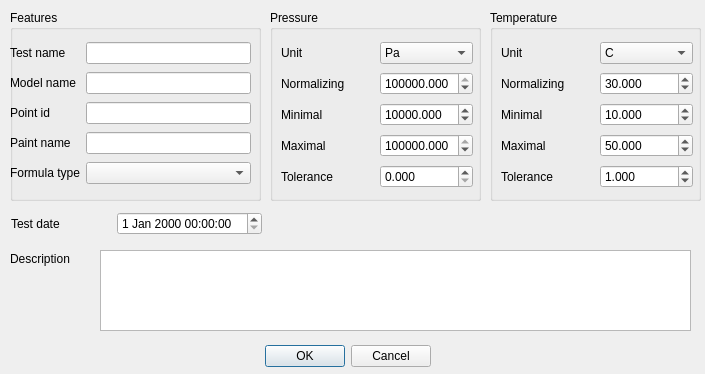
<?xml version="1.0" encoding="UTF-8"?>
<ui version="4.0">
 <class>PagePaintCalibrationNewProject</class>
 <widget class="QDialog" name="PagePaintCalibrationNewProject">
  <property name="geometry">
   <rect>
    <x>0</x>
    <y>0</y>
    <width>705</width>
    <height>374</height>
   </rect>
  </property>
  <property name="windowTitle">
   <string>Paint calibration new project</string>
  </property>
  <widget class="QDialogButtonBox" name="buttonBox">
   <property name="geometry">
    <rect>
     <x>250</x>
     <y>340</y>
     <width>181</width>
     <height>32</height>
    </rect>
   </property>
   <property name="orientation">
    <enum>Qt::Horizontal</enum>
   </property>
   <property name="standardButtons">
    <set>QDialogButtonBox::Cancel|QDialogButtonBox::Ok</set>
   </property>
  </widget>
  <widget class="QGroupBox" name="groupBoxTemperature">
   <property name="geometry">
    <rect>
     <x>490</x>
     <y>10</y>
     <width>211</width>
     <height>191</height>
    </rect>
   </property>
   <property name="layoutDirection">
    <enum>Qt::LeftToRight</enum>
   </property>
   <property name="title">
    <string>Temperature</string>
   </property>
   <widget class="QWidget" name="layoutWidget_2">
    <property name="geometry">
     <rect>
      <x>11</x>
      <y>30</y>
      <width>192</width>
      <height>155</height>
     </rect>
    </property>
    <layout class="QGridLayout" name="gridLayout_2">
     <item row="0" column="0">
      <widget class="QLabel" name="labelTemperatureUnit">
       <property name="text">
        <string>Unit</string>
       </property>
      </widget>
     </item>
     <item row="0" column="1">
      <widget class="QComboBox" name="comboBoxTemperatureUnit">
       <property name="maximumSize">
        <size>
         <width>101</width>
         <height>16777215</height>
        </size>
       </property>
       <item>
        <property name="text">
         <string>C</string>
        </property>
       </item>
       <item>
        <property name="text">
         <string>K</string>
        </property>
       </item>
       <item>
        <property name="text">
         <string>F</string>
        </property>
       </item>
      </widget>
     </item>
     <item row="1" column="0">
      <widget class="QLabel" name="labelTemperatureNormalizing">
       <property name="text">
        <string>Normalizing</string>
       </property>
      </widget>
     </item>
     <item row="1" column="1">
      <widget class="QDoubleSpinBox" name="doubleSpinBoxTemperatureNormalizing">
       <property name="maximumSize">
        <size>
         <width>101</width>
         <height>16777215</height>
        </size>
       </property>
       <property name="decimals">
        <number>3</number>
       </property>
       <property name="maximum">
        <double>9999000000.000000000000000</double>
       </property>
       <property name="singleStep">
        <double>0.100000000000000</double>
       </property>
       <property name="value">
        <double>30.000000000000000</double>
       </property>
      </widget>
     </item>
     <item row="2" column="0">
      <widget class="QLabel" name="labelTemperatureMinimal">
       <property name="text">
        <string>Minimal</string>
       </property>
      </widget>
     </item>
     <item row="2" column="1">
      <widget class="QDoubleSpinBox" name="doubleSpinBoxTemperatureMinimal">
       <property name="maximumSize">
        <size>
         <width>101</width>
         <height>16777215</height>
        </size>
       </property>
       <property name="decimals">
        <number>3</number>
       </property>
       <property name="minimum">
        <double>-272.000000000000000</double>
       </property>
       <property name="maximum">
        <double>9999000000.000000000000000</double>
       </property>
       <property name="singleStep">
        <double>0.100000000000000</double>
       </property>
       <property name="value">
        <double>10.000000000000000</double>
       </property>
      </widget>
     </item>
     <item row="3" column="0">
      <widget class="QLabel" name="labelTemperatureMaximal">
       <property name="text">
        <string>Maximal</string>
       </property>
      </widget>
     </item>
     <item row="3" column="1">
      <widget class="QDoubleSpinBox" name="doubleSpinBoxTemperatureMaximal">
       <property name="maximumSize">
        <size>
         <width>101</width>
         <height>16777215</height>
        </size>
       </property>
       <property name="decimals">
        <number>3</number>
       </property>
       <property name="minimum">
        <double>-272.000000000000000</double>
       </property>
       <property name="maximum">
        <double>9999000000.000000000000000</double>
       </property>
       <property name="singleStep">
        <double>0.100000000000000</double>
       </property>
       <property name="value">
        <double>50.000000000000000</double>
       </property>
      </widget>
     </item>
     <item row="4" column="0">
      <widget class="QLabel" name="labelTemperatureTolerance">
       <property name="text">
        <string>Tolerance</string>
       </property>
      </widget>
     </item>
     <item row="4" column="1">
      <widget class="QDoubleSpinBox" name="doubleSpinBoxTemperatureTolerance">
       <property name="maximumSize">
        <size>
         <width>101</width>
         <height>16777215</height>
        </size>
       </property>
       <property name="decimals">
        <number>3</number>
       </property>
       <property name="maximum">
        <double>9999000000.000000000000000</double>
       </property>
       <property name="singleStep">
        <double>0.100000000000000</double>
       </property>
       <property name="value">
        <double>1.000000000000000</double>
       </property>
      </widget>
     </item>
    </layout>
   </widget>
  </widget>
  <widget class="QGroupBox" name="groupBoxPressure">
   <property name="geometry">
    <rect>
     <x>270</x>
     <y>10</y>
     <width>211</width>
     <height>191</height>
    </rect>
   </property>
   <property name="title">
    <string>Pressure</string>
   </property>
   <widget class="QWidget" name="layoutWidget_1">
    <property name="geometry">
     <rect>
      <x>11</x>
      <y>30</y>
      <width>192</width>
      <height>155</height>
     </rect>
    </property>
    <layout class="QGridLayout" name="gridLayout">
     <item row="0" column="0">
      <widget class="QLabel" name="labelPressureUnit">
       <property name="text">
        <string>Unit</string>
       </property>
      </widget>
     </item>
     <item row="0" column="1">
      <widget class="QComboBox" name="comboBoxPressureUnit">
       <property name="maximumSize">
        <size>
         <width>101</width>
         <height>16777215</height>
        </size>
       </property>
       <item>
        <property name="text">
         <string>Pa</string>
        </property>
       </item>
       <item>
        <property name="text">
         <string>kPa</string>
        </property>
       </item>
      </widget>
     </item>
     <item row="1" column="0">
      <widget class="QLabel" name="labelPressureNormalizing">
       <property name="text">
        <string>Normalizing</string>
       </property>
      </widget>
     </item>
     <item row="1" column="1">
      <widget class="QDoubleSpinBox" name="doubleSpinBoxPressureNormalizing">
       <property name="maximumSize">
        <size>
         <width>101</width>
         <height>16777215</height>
        </size>
       </property>
       <property name="decimals">
        <number>3</number>
       </property>
       <property name="maximum">
        <double>9999000000.000000000000000</double>
       </property>
       <property name="value">
        <double>100000.000000000000000</double>
       </property>
      </widget>
     </item>
     <item row="2" column="0">
      <widget class="QLabel" name="labelPressureMinimal">
       <property name="text">
        <string>Minimal</string>
       </property>
      </widget>
     </item>
     <item row="2" column="1">
      <widget class="QDoubleSpinBox" name="doubleSpinBoxPressureMinimal">
       <property name="maximumSize">
        <size>
         <width>101</width>
         <height>16777215</height>
        </size>
       </property>
       <property name="decimals">
        <number>3</number>
       </property>
       <property name="maximum">
        <double>9999000000.000000000000000</double>
       </property>
       <property name="value">
        <double>10000.000000000000000</double>
       </property>
      </widget>
     </item>
     <item row="3" column="0">
      <widget class="QLabel" name="labelPressureMaximal">
       <property name="text">
        <string>Maximal</string>
       </property>
      </widget>
     </item>
     <item row="3" column="1">
      <widget class="QDoubleSpinBox" name="doubleSpinBoxPressureMaximal">
       <property name="maximumSize">
        <size>
         <width>101</width>
         <height>16777215</height>
        </size>
       </property>
       <property name="decimals">
        <number>3</number>
       </property>
       <property name="maximum">
        <double>9999000000.000000000000000</double>
       </property>
       <property name="value">
        <double>100000.000000000000000</double>
       </property>
      </widget>
     </item>
     <item row="4" column="0">
      <widget class="QLabel" name="labelPressureTolerance">
       <property name="text">
        <string>Tolerance</string>
       </property>
      </widget>
     </item>
     <item row="4" column="1">
      <widget class="QDoubleSpinBox" name="doubleSpinBoxPressureTolerance">
       <property name="maximumSize">
        <size>
         <width>101</width>
         <height>16777215</height>
        </size>
       </property>
       <property name="decimals">
        <number>3</number>
       </property>
       <property name="maximum">
        <double>9999000000.000000000000000</double>
       </property>
       <property name="value">
        <double>0.000000000000000</double>
       </property>
      </widget>
     </item>
    </layout>
   </widget>
  </widget>
  <widget class="QGroupBox" name="groupBoxFeatures">
   <property name="geometry">
    <rect>
     <x>10</x>
     <y>10</y>
     <width>251</width>
     <height>191</height>
    </rect>
   </property>
   <property name="title">
    <string>Features</string>
   </property>
  </widget>
  <widget class="QLabel" name="labelTestDesc">
   <property name="geometry">
    <rect>
     <x>10</x>
     <y>250</y>
     <width>81</width>
     <height>17</height>
    </rect>
   </property>
   <property name="text">
    <string>Description</string>
   </property>
  </widget>
  <widget class="QTextEdit" name="textEditTestDesc">
   <property name="geometry">
    <rect>
     <x>100</x>
     <y>250</y>
     <width>591</width>
     <height>81</height>
    </rect>
   </property>
  </widget>
  <widget class="QWidget" name="">
   <property name="geometry">
    <rect>
     <x>10</x>
     <y>40</y>
     <width>241</width>
     <height>151</height>
    </rect>
   </property>
   <layout class="QGridLayout" name="gridLayout_3">
    <item row="0" column="0">
     <widget class="QLabel" name="labelTestName">
      <property name="text">
       <string>Test name</string>
      </property>
     </widget>
    </item>
    <item row="0" column="1">
     <widget class="QLineEdit" name="lineEditTestName"/>
    </item>
    <item row="1" column="0">
     <widget class="QLabel" name="labelModelName">
      <property name="text">
       <string>Model name</string>
      </property>
     </widget>
    </item>
    <item row="1" column="1">
     <widget class="QLineEdit" name="lineEditModelName"/>
    </item>
    <item row="2" column="0">
     <widget class="QLabel" name="labelPointName">
      <property name="text">
       <string>Point id</string>
      </property>
     </widget>
    </item>
    <item row="2" column="1">
     <widget class="QLineEdit" name="lineEditPointName"/>
    </item>
    <item row="3" column="0">
     <widget class="QLabel" name="labelPaintName">
      <property name="text">
       <string>Paint name</string>
      </property>
     </widget>
    </item>
    <item row="3" column="1">
     <widget class="QLineEdit" name="lineEditPaintName"/>
    </item>
    <item row="4" column="0">
     <widget class="QLabel" name="labelFormulaType">
      <property name="text">
       <string>Formula type</string>
      </property>
     </widget>
    </item>
    <item row="4" column="1">
     <widget class="QComboBox" name="comboBoxFormulaType"/>
    </item>
   </layout>
  </widget>
  <widget class="QWidget" name="">
   <property name="geometry">
    <rect>
     <x>11</x>
     <y>210</y>
     <width>251</width>
     <height>28</height>
    </rect>
   </property>
   <layout class="QHBoxLayout" name="horizontalLayout">
    <item>
     <widget class="QLabel" name="labelTestDate">
      <property name="text">
       <string>Test date</string>
      </property>
     </widget>
    </item>
    <item>
     <widget class="QDateTimeEdit" name="dateTimeEdit"/>
    </item>
   </layout>
  </widget>
 </widget>
 <resources/>
 <connections>
  <connection>
   <sender>buttonBox</sender>
   <signal>accepted()</signal>
   <receiver>PagePaintCalibrationNewProject</receiver>
   <slot>accept()</slot>
   <hints>
    <hint type="sourcelabel">
     <x>248</x>
     <y>254</y>
    </hint>
    <hint type="destinationlabel">
     <x>157</x>
     <y>274</y>
    </hint>
   </hints>
  </connection>
  <connection>
   <sender>buttonBox</sender>
   <signal>rejected()</signal>
   <receiver>PagePaintCalibrationNewProject</receiver>
   <slot>reject()</slot>
   <hints>
    <hint type="sourcelabel">
     <x>316</x>
     <y>260</y>
    </hint>
    <hint type="destinationlabel">
     <x>286</x>
     <y>274</y>
    </hint>
   </hints>
  </connection>
 </connections>
</ui>
